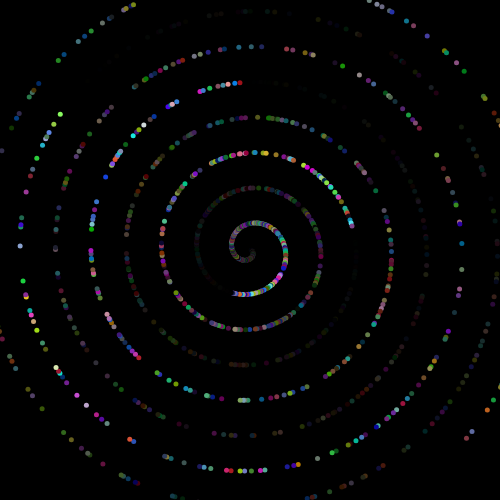
Frame 1 (no input)
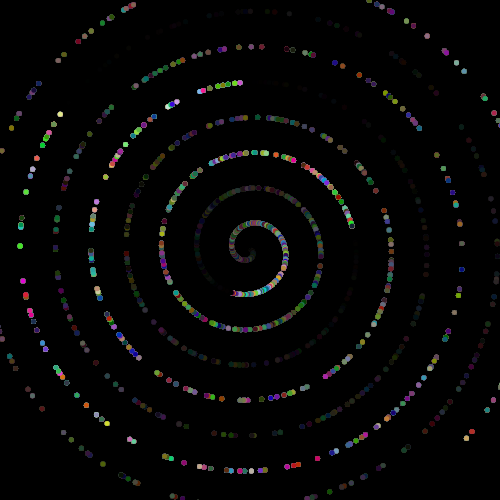
Frame 60 (no input)
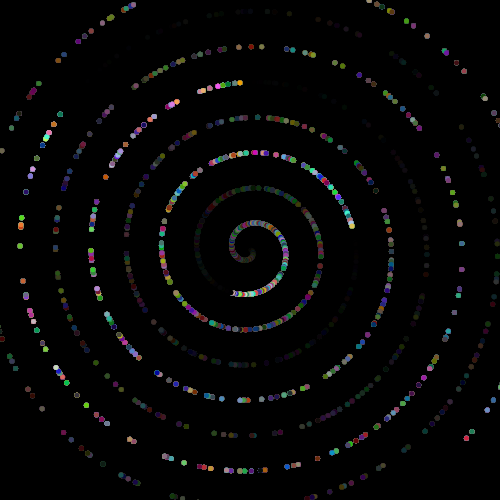
Frame 120 (the mouse pressed at the canvas centre since frame 60)

The p5.js sketch that drew these frames (run headless with seeded random() and noise() and a simulated clock; from frame 60 on, the mouse is pressed at the canvas centre):

// p5.js sketch
// ── sketch.js
let n = 9999; // 素数を計算する範囲
let radius = 5; // 素数の半径
let maxDist; // 素数が配置される最大距離
let primes = []; // 素数を格納する配列

function setup() {
    createCanvas(500, 500);
    angleMode(DEGREES);
    maxDist = sqrt(sq(width / 2) + sq(height / 2)); // 最大距離を計算する

    // 素数を計算して配列に格納する
    for (let i = 2; i <= n; i++) {
        let isPrime = true;
        for (let j = 2; j <= sqrt(i); j++) {
            if (i % j === 0) {
                isPrime = false;
                break;
            }
        }
        if (isPrime) {
            primes.push(i);
        }
    }

    background(0, 0, 0);
}

function draw() {
    translate(width / 2, height / 2);

    // 素数を渦状に描画する
    for (let i = 0; i < primes.length; i++) {
        let index = primes[i] - 1; // 素数の位置は1から始まるので、-1する
        let angle = map(index, 0, primes.length, 0, 360);
        let dist = map(index, 0, primes.length, 0, maxDist);
        let x = dist * cos(angle) / 10;
        let y = dist * sin(angle) / 10;
        noStroke();
        fill(random(i % 255), random(i % 255), random(i % 255));
        ellipse(x, y, radius, radius);
    }
}
